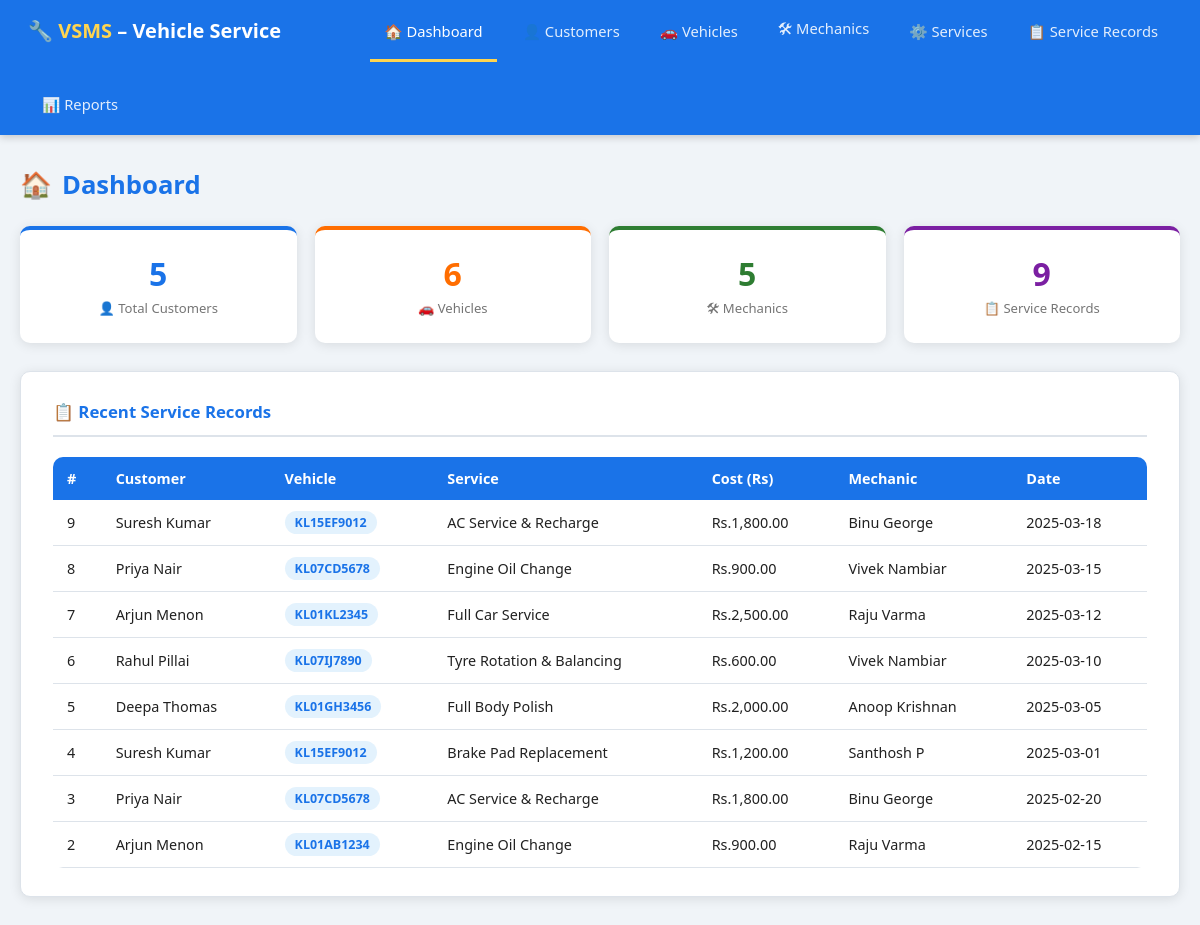
The page / on the database its author committed.
### tables this page shows
CREATE TABLE IF NOT EXISTS Service_Record (
    record_id    INT  AUTO_INCREMENT PRIMARY KEY,
    vehicle_id   INT  NOT NULL,
    mechanic_id  INT  NOT NULL,
    service_id   INT  NOT NULL,
    service_date DATE NOT NULL DEFAULT (CURRENT_DATE),
    FOREIGN KEY (vehicle_id)  REFERENCES Vehicle(vehicle_id)  ON DELETE CASCADE,
    FOREIGN KEY (mechanic_id) REFERENCES Mechanic(mechanic_id) ON DELETE RESTRICT,
    FOREIGN KEY (service_id)  REFERENCES Service(service_id)  ON DELETE RESTRICT
);

CREATE TABLE IF NOT EXISTS Customer (
    customer_id   INT AUTO_INCREMENT PRIMARY KEY,
    name          VARCHAR(100) NOT NULL,
    phone         VARCHAR(15)  NOT NULL UNIQUE,
    address       VARCHAR(255)
);

CREATE TABLE IF NOT EXISTS Vehicle (
    vehicle_id     INT AUTO_INCREMENT PRIMARY KEY,
    customer_id    INT          NOT NULL,
    vehicle_number VARCHAR(20)  NOT NULL UNIQUE,
    model          VARCHAR(100) NOT NULL,
    brand          VARCHAR(100) NOT NULL,
    FOREIGN KEY (customer_id) REFERENCES Customer(customer_id)
        ON DELETE CASCADE ON UPDATE CASCADE
);

CREATE TABLE IF NOT EXISTS Service (
    service_id   INT AUTO_INCREMENT PRIMARY KEY,
    service_name VARCHAR(150)   NOT NULL,
    service_cost DECIMAL(10, 2) NOT NULL
);

CREATE TABLE IF NOT EXISTS Mechanic (
    mechanic_id    INT AUTO_INCREMENT PRIMARY KEY,
    mechanic_name  VARCHAR(100) NOT NULL,
    phone          VARCHAR(15)  NOT NULL UNIQUE,
    specialization VARCHAR(100)
);

### index.php (the view, shortened to what this page needs)
<?php
require 'includes/db.php';
$stats = [];
foreach (['Customer','Vehicle','Mechanic','Service_Record'] as $t) {
    $r = $conn->query("SELECT COUNT(*) AS c FROM $t");
    $stats[$t] = $r ? $r->fetch_assoc()['c'] : 0;
}
$recent = $conn->query("
    SELECT sr.record_id, c.name AS customer, v.vehicle_number,
           s.service_name, s.service_cost, m.mechanic_name, sr.service_date
    FROM Service_Record sr
    JOIN Vehicle  v ON sr.vehicle_id  = v.vehicle_id
    JOIN Customer c ON v.customer_id  = c.customer_id
    JOIN Mechanic m ON sr.mechanic_id = m.mechanic_id
    JOIN Service  s ON sr.service_id  = s.service_id
    ORDER BY sr.service_date DESC LIMIT 8");
?>
<!DOCTYPE html><html lang="en"><head>
<title>VSMS - Dashboard</title><link rel="stylesheet" href="css/style.css">
</head><body>
<?php require 'includes/nav.php'; ?>
<div class="container">
<div class="page-title"><span class="icon">🏠</span> Dashboard</div>
<div class="stats-row">
  <div class="stat-card"><div class="stat-value"><?=$stats['Customer']?></div><div class="stat-label">👤 Total Customers</div></div>
  <div class="stat-card" style="border-top-color:#ff6d00"><div class="stat-value" style="color:#ff6d00"><?=$stats['Vehicle']?></div><div class="stat-label">🚗 Vehicles</div></div>
  <div class="stat-card" style="border-top-color:#2e7d32"><div class="stat-value" style="color:#2e7d32"><?=$stats['Mechanic']?></div><div class="stat-label">🛠 Mechanics</div></div>
  <div class="stat-card" style="border-top-color:#7b1fa2"><div class="stat-value" style="color:#7b1fa2"><?=$stats['Service_Record']?></div><div class="stat-label">📋 Service Records</div></div>
</div>
<div class="card">
<div class="card-header">📋 Recent Service Records</div>
<div class="table-wrap"><table>
<thead><tr><th>#</th><th>Customer</th><th>Vehicle</th><th>Service</th><th>Cost (Rs)</th><th>Mechanic</th><th>Date</th></tr></thead>
<tbody>
<?php if($recent) while($row=$recent->fetch_assoc()): ?>
<tr>
  <td><?=$row['record_id']?></td>
  <td><?=htmlspecialchars($row['customer'])?></td>
  <td><span class="badge"><?=htmlspecialchars($row['vehicle_number'])?></span></td>
  <td><?=htmlspecialchars($row['service_name'])?></td>
  <td>Rs.<?=number_format($row['service_cost'],2)?></td>
  <td><?=htmlspecialchars($row['mechanic_name'])?></td>
  <td><?=$row['service_date']?></td>
</tr>
<?php endwhile; ?>
</tbody></table></div>
</div>
</div></body></html>

### includes/nav.php (shortened to what this page needs)
<?php
$current = basename($_SERVER['PHP_SELF']);
function navLink($file, $label, $current) {
    $active = ($current === $file) ? ' class="active"' : '';
    echo "<a href=\"$file\"$active>$label</a>";
}
?>
<nav>
    <a class="brand" href="index.php">🔧 <span>VSMS</span> – Vehicle Service</a>
    <?php
    navLink('index.php',          '🏠 Dashboard',        $current);
    ?>
</nav>

### css/style.css (style rules this page uses)
:root { --primary:#1a73e8;--primary-dk:#1558b0;--accent:#ff6d00; --success:#2e7d32;--danger:#c62828;--bg:#f0f4f8; --card-bg:#ffffff;--text:#212121;--muted:#757575; --border:#dde3ea;--radius:10px;--shadow:0 2px 12px rgba(0,0,0,.10); }
* { box-sizing:border-box;margin:0;padding:0 }
body { font-family:'Segoe UI',Roboto,Arial,sans-serif;background:var(--bg);color:var(--text);min-height:100vh }
nav { background:var(--primary);padding:0 28px;display:flex;align-items:center;gap:12px;box-shadow:0 2px 8px rgba(0,0,0,.2);flex-wrap:wrap }
nav .brand { color:#fff;font-size:1.25rem;font-weight:700;padding:16px 0;text-decoration:none;margin-right:auto;white-space:nowrap }
nav .brand span { color:#ffd54f }
nav a { color:rgba(255,255,255,.88);text-decoration:none;padding:18px 14px;font-size:.92rem;border-bottom:3px solid transparent;transition:all .2s;white-space:nowrap }
nav a:hover,nav a.active { color:#fff;border-bottom-color:#ffd54f }
.container { max-width:1200px;margin:32px auto;padding:0 20px }
.page-title { font-size:1.6rem;font-weight:700;margin-bottom:24px;color:var(--primary);display:flex;align-items:center;gap:10px }
.card { background:var(--card-bg);border-radius:var(--radius);box-shadow:var(--shadow);padding:28px 32px;margin-bottom:28px;border:1px solid var(--border) }
.card-header { font-size:1.05rem;font-weight:600;color:var(--primary);margin-bottom:20px;padding-bottom:12px;border-bottom:2px solid var(--border);display:flex;align-items:center;gap:8px }
.table-wrap { overflow-x:auto;border-radius:var(--radius) }
table { width:100%;border-collapse:collapse;font-size:.9rem }
thead th { background:var(--primary);color:#fff;padding:12px 14px;text-align:left;font-weight:600;white-space:nowrap }
tbody tr { border-bottom:1px solid var(--border) }
td { padding:11px 14px;vertical-align:middle }
td .badge { display:inline-block;padding:3px 10px;border-radius:20px;font-size:.78rem;font-weight:600;background:#e3f2fd;color:var(--primary) }
.stats-row { display:grid;grid-template-columns:repeat(4,1fr);gap:18px;margin-bottom:28px }
.stat-card { background:var(--card-bg);border-radius:var(--radius);padding:22px 20px;box-shadow:var(--shadow);border-top:4px solid var(--primary);text-align:center }
.stat-card .stat-value { font-size:2rem;font-weight:700;color:var(--primary) }
.stat-card .stat-label { font-size:.82rem;color:var(--muted);margin-top:4px }

### rows shown on the page
service_record: record_id "9", customer.name "Suresh Kumar", vehicle.vehicle_number "KL15EF9012", service.service_name "AC Service & Recharge", service.service_cost "1,800.00", mechanic.mechanic_name "Binu George", service_date "2025-03-18"
service_record: record_id "8", customer.name "Priya Nair", vehicle.vehicle_number "KL07CD5678", service.service_name "Engine Oil Change", service.service_cost "900.00", mechanic.mechanic_name "Vivek Nambiar", service_date "2025-03-15"
service_record: record_id "7", customer.name "Arjun Menon", vehicle.vehicle_number "KL01KL2345", service.service_name "Full Car Service", service.service_cost "2,500.00", mechanic.mechanic_name "Raju Varma", service_date "2025-03-12"
service_record: record_id "6", customer.name "Rahul Pillai", vehicle.vehicle_number "KL07IJ7890", service.service_name "Tyre Rotation & Balancing", service.service_cost "600.00", mechanic.mechanic_name "Vivek Nambiar", service_date "2025-03-10"
service_record: record_id "5", customer.name "Deepa Thomas", vehicle.vehicle_number "KL01GH3456", service.service_name "Full Body Polish", service.service_cost "2,000.00", mechanic.mechanic_name "Anoop Krishnan", service_date "2025-03-05"
service_record: record_id "4", customer.name "Suresh Kumar", vehicle.vehicle_number "KL15EF9012", service.service_name "Brake Pad Replacement", service.service_cost "1,200.00", mechanic.mechanic_name "Santhosh P", service_date "2025-03-01"
service_record: record_id "3", customer.name "Priya Nair", vehicle.vehicle_number "KL07CD5678", service.service_name "AC Service & Recharge", service.service_cost "1,800.00", mechanic.mechanic_name "Binu George", service_date "2025-02-20"
service_record: record_id "2", customer.name "Arjun Menon", vehicle.vehicle_number "KL01AB1234", service.service_name "Engine Oil Change", service.service_cost "900.00", mechanic.mechanic_name "Raju Varma", service_date "2025-02-15"

### other values the page prints
$label "🏠 Dashboard 👤 Customers 🚗 Vehicles 🛠 Mechanics ⚙️ Services 📋 Service Records 📊 Reports"
$stats['Customer'] "5"
$stats['Vehicle'] "6"
$stats['Mechanic'] "5"
$stats['Service_Record'] "9"
